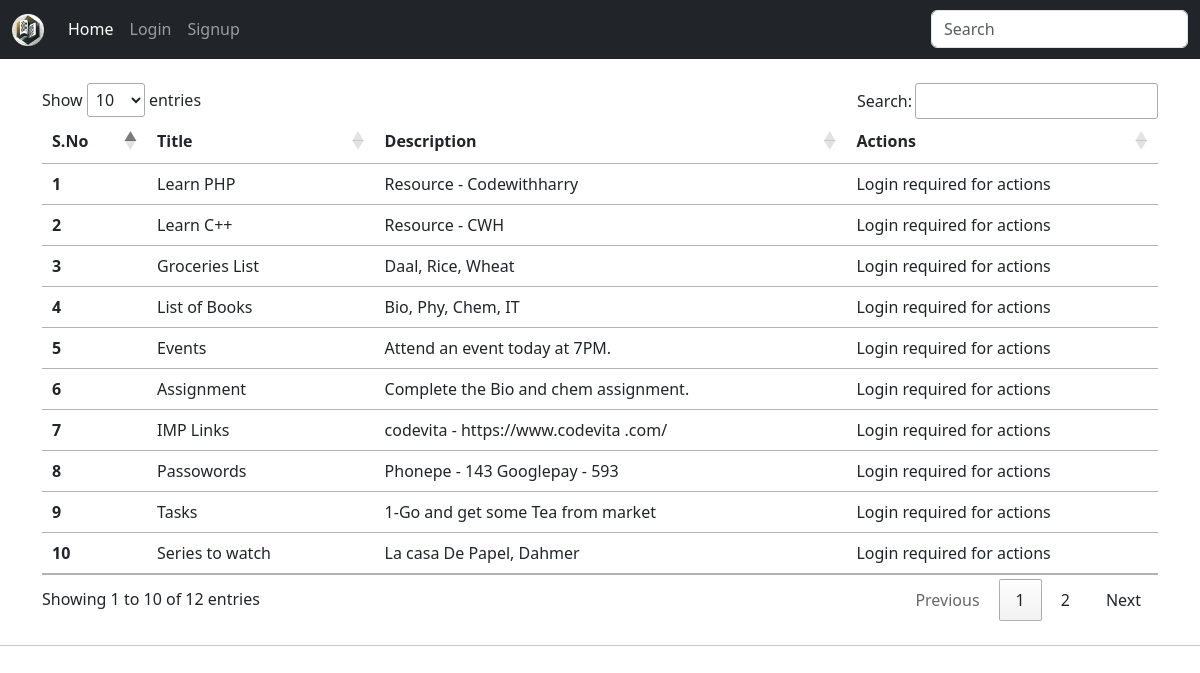
The page / on the database its author committed.
### tables this page shows
CREATE TABLE `notes` (
  `sno` int(11) NOT NULL,
  `title` text NOT NULL,
  `description` text NOT NULL
);

### index.php (the view, shortened to what this page needs)
<?php
$user_logedin = true;
if(!isset($_SESSION['username']) || $_SESSION['loggedin']!=true){
    $user_logedin = false;
}
?>
<?php
include 'dbconnect.php';
?>
<!doctype html>
<html lang="en">
  <head>
    <link href="https://cdn.jsdelivr.net/npm/bootstrap@5.3.0-alpha1/dist/css/bootstrap.min.css"
    rel="stylesheet"
>
    <link rel="stylesheet" href="//cdn.datatables.net/1.10.20/css/jquery.dataTables.min.css">
  </head>
  <body>
    <?php
    include 'nav.php';
    ?>
      <div class="container my-4">
      <table class="table" id="myTable">
      <thead>
        <tr>
          <th scope="col">S.No</th>
          <th scope="col">Title</th>
          <th scope="col">Description</th>
          <th scope="col">Actions</th>
        </tr>
      </thead>
      <tbody>
      <?php
          $sql = "SELECT * FROM `notes`";
          $result = mysqli_query($conn, $sql);
          $sno = 0;
          while($row = mysqli_fetch_assoc($result)){
            $sno = $sno + 1;
            echo "<tr>
            <th scope='row'>". $sno . "</th>
            <td>". $row['title'] . "</td>
            <td>". $row['description'] . "</td>";
            if($user_logedin){
              echo "
            <td> <button class='edit btn btn-sm btn-primary' id=".$row['sno'].">Edit</button>
            <button class='delete btn btn-sm btn-primary' id=d".$row['sno'].">Delete</button> </td>
          </tr>";
            }
            else{
              echo "<td> Login required for actions </td>";
            }
        }
          ?>
        </tbody>
      </table>
    </div>
    <hr>
</body>
</html>

### nav.php (shortened to what this page needs)
<?php
if(isset($_SESSION['loggedin']) && $_SESSION['loggedin']=true){
  $logedin = true;
}
else{
  $logedin = false;
}
echo'
<nav class="navbar navbar-expand-lg navbar-dark bg-dark">
<div class="container-fluid">
  <a class="navbar-brand" href="#"><img src="/crud/logo.png" height="32px" alt=""></a>
  <button class="navbar-toggler" type="button" data-bs-toggle="collapse" data-bs-target="#navbarSupportedContent" aria-controls="navbarSupportedContent" aria-expanded="false" aria-label="Toggle navigation">
    <span class="navbar-toggler-icon"></span>
  </button>
  <div class="collapse navbar-collapse" id="navbarSupportedContent">
    <ul class="navbar-nav me-auto mb-2 mb-lg-0">
      <li class="nav-item">
        <a class="nav-link active" aria-current="page" href="/crud/index.php">Home</a>
      </li>';
      if(!$logedin){
        echo '
        <li class="nav-item">
        <a class="nav-link" href="/crud/login.php">Login</a>
        </li>
        <li class="nav-item">
        <a class="nav-link" href="/crud/signup.php">Signup</a>
        </li>';
      }
      echo '</ul>
      <form class="form-inline my-2 my-lg-0">
        <input class="form-control mr-sm-2" type="search" placeholder="Search" aria-label="Search">
        </form>
    </div>
  </nav>';
?>

### rows shown on the page
notes: title "Learn PHP", description "Resource - Codewithharry"
notes: title "Learn C++", description "Resource - CWH"
notes: title "Groceries List", description "Daal, Rice, Wheat"
notes: title "List of Books", description "Bio, Phy, Chem, IT"
notes: title "Events", description "Attend an event today at 7PM."
notes: title "Assignment", description "Complete the Bio and chem assignment."
notes: title "IMP Links", description "codevita - https://www.codevita .com/"
notes: title "Passowords", description "Phonepe - 143 Googlepay - 593"
notes: title "Tasks", description "1-Go and get some Tea from market"
notes: title "Series to watch", description "La casa De Papel, Dahmer"
